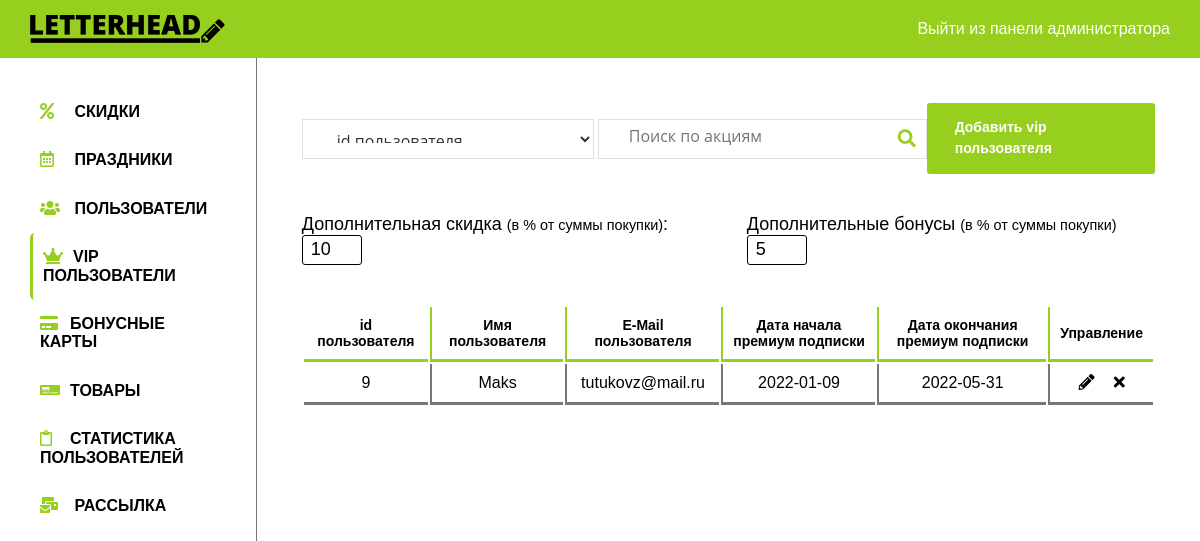
The page /admin/vipuser.php (signed in) on the database its author committed.
### tables this page shows
CREATE TABLE premium_users (
  id_user int(10) NOT NULL,                                  
  data_start DATE NOT NULL,                                  
  data_end DATE NOT NULL,                                    
  FOREIGN KEY (id_user) REFERENCES users(id)
);

CREATE TABLE users (
  id int(11) NOT NULL PRIMARY KEY AUTO_INCREMENT,            
  date_now datetime NOT NULL DEFAULT CURRENT_TIMESTAMP,      
  birthday date NOT NULL,                                    
  username varchar(25) NOT NULL,                             
  mail varchar(60) NOT NULL UNIQUE,                          
  password varchar(70) NOT NULL                              
);

### functions/helpers.php (called while the page is built, shortened)
<?php
function db_get_prepare_stmt($link, $sql, $data = [])
{
  $stmt = mysqli_prepare($link, $sql);
  return $stmt;
}
function db_fetch_data($link, $sql, $data = [])
{
  $result = [];
  $stmt = db_get_prepare_stmt($link, $sql, $data);
  mysqli_stmt_execute($stmt);
  $res = mysqli_stmt_get_result($stmt);
  if ($res) {
    $result = mysqli_fetch_all($res, MYSQLI_ASSOC);
  }
  return $result;
}
function include_template($name, array $data = [])
{
  $name = 'templates/' . $name;
  extract($data);
  require $name;
  $result = ob_get_clean();
  return $result;
}

### admin/templates/vipuser/vipuser.php (the view, shortened to what this page needs)
<div class="main__flex">
  <form class="main__search" action="/admin/vipuser.php" method="get" autocomplete="off">
    <select name="select" id="select">
      <option value="id_user">id пользователя</option>
    </select>
    <input type="text" name="search" value="<?= isset($_GET['search']) ? $_GET['search'] : '' ?>" placeholder="Поиск по акциям">
    <button type="submit" class="main__search-btn"><i class="fas fa-search"></i></button>
  </form>
  <a href="/admin/vipuser.php?add" type="button" class="btn-primary">Добавить vip пользователя</a>
</div>
<div class="main__vip-settings">
  <div class="main__vip-settings-item">
    Дополнительная скидка <small>(в % от суммы покупки)</small>:
    <input type="number" name="discount" class="basket__item-input-qty" min="0" max="100" value="<?= $vip_discount ?>">
  </div>
  <div class="main__vip-settings-item">
    Дополнительные бонусы <small>(в % от суммы покупки)</small>
    <input type="number" name="bonus" class="basket__item-input-qty" min="0" max="100" value="<?= $vip_bonus ?>">
  </div>
</div>
<?php if (count($data) === 0) : ?>
  <div class="table__none">По вашему запросу ничего не найдено...</div>
<?php else : ?>
  <div class="table">
    <table class="table__content">
      <thead>
        <tr>
          <th>id пользователя</th>
          <th>Имя пользователя</th>
          <th>E-Mail пользователя</th>
          <th>Дата начала премиум подписки</th>
          <th>Дата окончания премиум подписки</th>
          <th>Управление</th>
        </tr>
      </thead>
      <tbody>
        <?php foreach ($data as $item) : ?>
          <tr>
            <td><?= $item['id_user'] ?></td>
            <td><?= $item['username'] ?></td>
            <td><?= $item['mail'] ?></td>
            <td><?= $item['data_start'] ?></td>
            <td><?= $item['data_end'] ?></td>
            <td data-id="<?= $item['id'] ?>">
              <a href="/admin/vipuser.php?update=<?= $item['id_user'] ?>" type="button" class="btn-table" title="Изменить запись">
                <i class="fas fa-pencil-alt"></i>
              </a>
              <a href="/admin/vipuser.php?remove=<?= $item['id_user'] ?>" type="button" class="btn-table" title="Удалить запись">
                <i class="fas fa-times"></i>
            </td>
          </tr>
        <?php endforeach; ?>
      </tbody>
    </table>
  </div>
<?php endif; ?>

### admin/styles/style.css (style rules this page uses)
*, *::after, *::before { padding: 0; margin: 0; -webkit-box-sizing: border-box; box-sizing: border-box; }
html, body { width: 100%; height: 100%; font-size: 16px; font-family: "Raleway", sans-serif; font-weight: 400; color: #000; position: relative; cursor: default; }
a { color: inherit; font-family: inherit; text-decoration: none; }
button { color: inherit; font-family: inherit, sans-serif; border: none; outline: none; background-color: transparent; cursor: pointer; }
.btn-primary, .form__submit .btn-primary { outline: none; border: none; display: inline-block; margin-top: 22px; padding: 14px 28px 15px; color: #fff; background-color: #97cf1f; font-size: 14px; font-weight: 700; line-height: 21px; border-radius: 3px; -webkit-transition: background-color 0.3s ease-in; transition: background-color 0.3s ease-in; }
.main__search { display: -webkit-box; display: -ms-flexbox; display: flex; position: relative; width: 700px; }
.main__search input[type="text"], .main__search select { color: #333; display: inline-block; font-family: open sans, sans-serif; width: 100%; font-weight: 400; height: 40px; padding: 9px 30px 15px; background: #fff; border: 1px solid #e0e0e0; border-radius: 0; -webkit-box-shadow: none; box-shadow: none; -webkit-transition: 0.3s ease-in; transition: 0.3s ease-in; }
.main__search select { width: -webkit-min-content; width: -moz-min-content; width: min-content; margin-right: 4px; }
.main__search-btn { position: absolute; display: inline-block; top: 0; font-size: 18px; line-height: 38px; height: 40px; width: 30px; text-align: center; right: 0; color: #97cf1f; margin-right: 5px; -webkit-transition: 0.3s color ease-in; transition: 0.3s color ease-in; }
.main__flex { display: -webkit-box; display: -ms-flexbox; display: flex; -webkit-box-pack: justify; -ms-flex-pack: justify; justify-content: space-between; -webkit-box-align: center; -ms-flex-align: center; align-items: center; margin-bottom: 40px; }
.main__flex .btn-primary { margin-top: 0; }
.main__vip-settings { display: -webkit-box; display: -ms-flexbox; display: flex; font-size: 18px; margin-bottom: 40px; }
.main__vip-settings-item + .main__vip-settings-item { margin-left: 40px; }
.main__vip-settings-item input { width: 60px; height: 30px; padding-left: 8px; border-radius: 3px; border: 1px #000 solid; }
.table { position: relative; }
.table thead { font-size: 14px; background-color: #fff; }
.table thead th { padding: 10px; border-bottom: 3px solid #97cf1f; }
.table thead th + th { border-left: 2px solid #97cf1f; }
.table tbody { margin-top: 40px; text-align: center; }
.table tbody td { padding: 10px; border-bottom: 3px solid #777; }
.table tbody td + td { border-left: 2px solid #777; }
.table .btn-table { -webkit-transition: 0.3s color ease-in; transition: 0.3s color ease-in; }
.table .btn-table + .btn-table { margin-left: 15px; }

### rows shown on the page
premium_users: id_user "9", id_user.username "Maks", id_user.mail "tutukovz@mail.ru", data_start "2022-01-09", data_end "2022-05-31"
